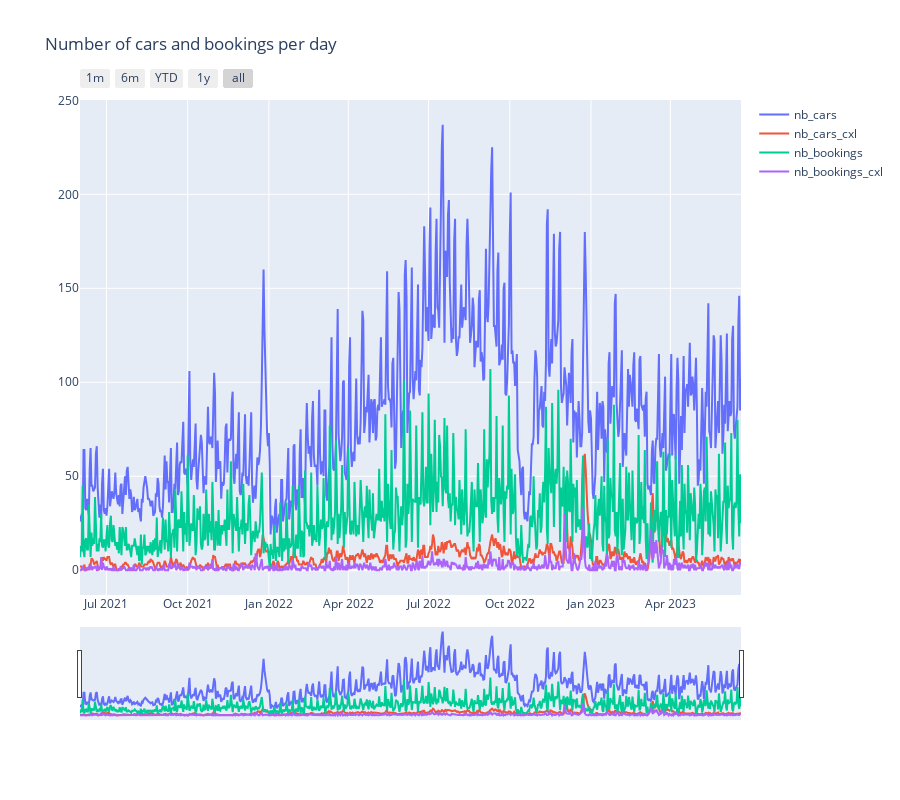

Source (notebook cell):
### Code cell
# Convert 'date' column to datetime data type
df_days['date'] = pd.to_datetime(df_days['date'])

# Reshape the DataFrame using melt
df_melted = df_days.melt(id_vars='date', value_vars=['nb_cars', 'nb_cars_cxl', 'nb_bookings', 'nb_bookings_cxl'])

# Create the line plot
fig = go.Figure()

# Add traces for each variable
for variable in ['nb_cars', 'nb_cars_cxl', 'nb_bookings', 'nb_bookings_cxl']:
    fig.add_trace(go.Scatter(
        x=df_melted['date'],
        y=df_melted[df_melted['variable'] == variable]['value'],
        name=variable
    ))

# Add range slider and selectors
fig.update_layout(
    xaxis=dict(
        rangeselector=dict(
            buttons=list([
                dict(count=1, label="1m", step="month", stepmode="backward"),
                dict(count=6, label="6m", step="month", stepmode="backward"),
                dict(count=1, label="YTD", step="year", stepmode="todate"),
                dict(count=1, label="1y", step="year", stepmode="backward"),
                dict(step="all")
            ])
        ),
        rangeslider=dict(visible=True)
    ),
    title="Number of cars and bookings per day"
)

# Set the height of the plot
fig.update_layout(height=800)

# Show the graph
fig.show()

### Figure 1 — Plotly figure (JSON) as saved in the notebook; plotly's stock layout.template omitted (floating-point values rounded to 4 significant figures; data arrays with more than 128 entries replaced by an {"elided": "..."} marker saying what was removed)
{"data": [{"name": "nb_cars", "type": "scatter", "x": {"elided": "3000 str values"}, "y": {"elided": "750 int values"}}, {"name": "nb_cars_cxl", "type": "scatter", "x": {"elided": "3000 str values"}, "y": {"elided": "750 int values"}}, {"name": "nb_bookings", "type": "scatter", "x": {"elided": "3000 str values"}, "y": {"elided": "750 int values"}}, {"name": "nb_bookings_cxl", "type": "scatter", "x": {"elided": "3000 str values"}, "y": {"elided": "750 int values"}}], "layout": {"height": 800, "title": {"text": "Number of cars and bookings per day"}, "xaxis": {"rangeselector": {"buttons": [{"count": 1, "label": "1m", "step": "month", "stepmode": "backward"}, {"count": 6, "label": "6m", "step": "month", "stepmode": "backward"}, {"count": 1, "label": "YTD", "step": "year", "stepmode": "todate"}, {"count": 1, "label": "1y", "step": "year", "stepmode": "backward"}, {"step": "all"}]}, "rangeslider": {"visible": true}}}}
